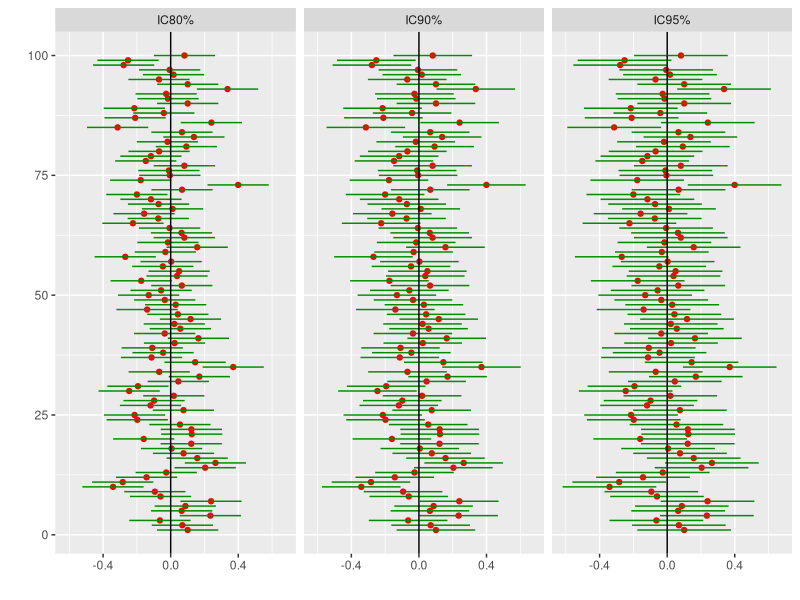
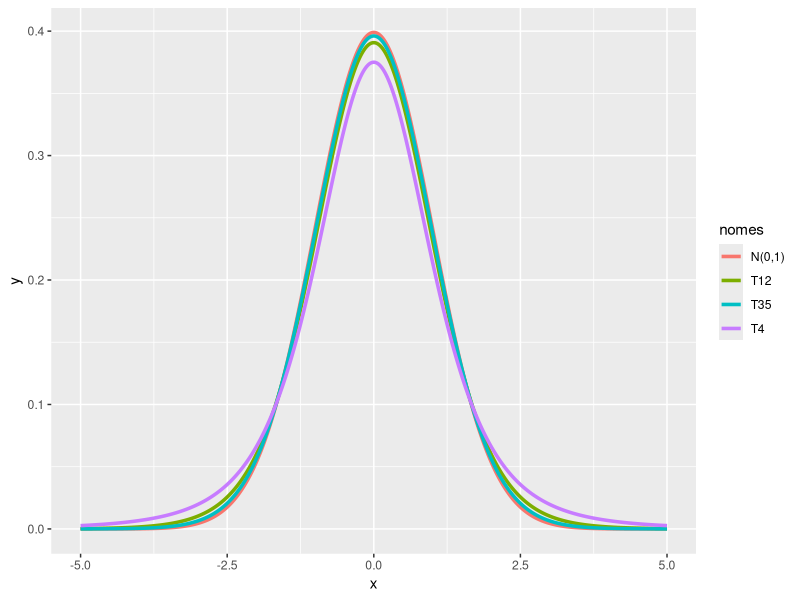

Here is the R script that generated these plots, in order: (Note: this script raises an error after producing the figures.)
## ---- chunk 1
knitr::opts_chunk$set(echo = TRUE)
## ---- chunk 2
pnorm(1.96)-pnorm(-1.96)
## ---- chunk 3
M <- 100
n = 50
amostra = matrix(NA,ncol = n, nrow = M)
for(i in 1:M){
  set.seed(i)
  amostra[i,] = rnorm(n)
}
conf.int.mean <- function(dados,sigma,conf.level, n){
  margem = qnorm(1-(1-conf.level)/2)*sigma/sqrt(n)
  media.amostral = mean(dados)
  c(media.amostral - margem, media.amostral + margem)
}
n <- ncol(amostra)
media <- apply(amostra,1,mean)
ic80 <- t(apply(amostra,1,conf.int.mean, sigma = 1, conf.level = 0.80, n))
ic90 <- t(apply(amostra,1,conf.int.mean, sigma = 1, conf.level = 0.90, n))
ic95 <- t(apply(amostra,1,conf.int.mean, sigma = 1, conf.level = 0.95, n))
## ---- chunk 4
library(dplyr)
library(ggplot2)
limites <- rbind(ic80,ic90,ic95)
ic <- c(rep("IC80%", M), rep("IC90%",M), rep("IC95%",M))
y <- rep(1:M,3)
media <- rep(media,3)
ic_simul <- data.frame(limites,ic,y,media) %>% rename(L = X1,U = X2,IC = ic)
ggplot(ic_simul) +
  geom_point(aes(y = y,x = media), col = "red") + 
  geom_linerange(aes(x = media, y = y, xmax = U, xmin = L), color = "green4") + 
  geom_vline(xintercept = 0) + facet_wrap(.~ IC) + ylab(" ") + xlab(" ")
## ---- chunk 5
ic_simul %>% 
  mutate(abajo = ifelse(0 < L,1,0), arriba = ifelse(0>U,1,0), dentro = 1-abajo-arriba) %>% 
  group_by(IC) %>% summarise(fail_left = mean(abajo)*100,
                             coverage = mean(dentro)*100,
                             fail_right = mean(arriba)*100) %>% 
  knitr::kable(aling = 'cccc',caption = "Porcentagem de IC abaixo o IC, dentro do IC e acima do IC", col.names = c("Int. Conf.","Abaixo", "Dentro", "Acima"))
## ---- chunk 6
c(qnorm(0.95), qnorm(0.975))
## ---- chunk 7
x <- seq(-5,5,by = 0.001)
n <- length(x)
ynormal <- dnorm(x)
ystudent4 <- dt(x,4)
ystudent12 <- dt(x,12)
ystudent35 <- dt(x,35)
y <- c(ynormal,ystudent4,ystudent12,ystudent35)
x <- rep(x,4)
nomes <- c(rep("N(0,1)",n),
           rep("T4",n),
           rep("T12",n),
           rep("T35",n))
dados <- data.frame(x,y,nomes)
library(ggplot2)
ggplot(dados) + geom_line(aes(x,y, color = nomes), size = 1.2)
## ---- chunk 8
c(qt(0.95,7), qt(0.975,7))
## ---- chunk 9
knitr::include_graphics("figures/IC_example.pdf")
